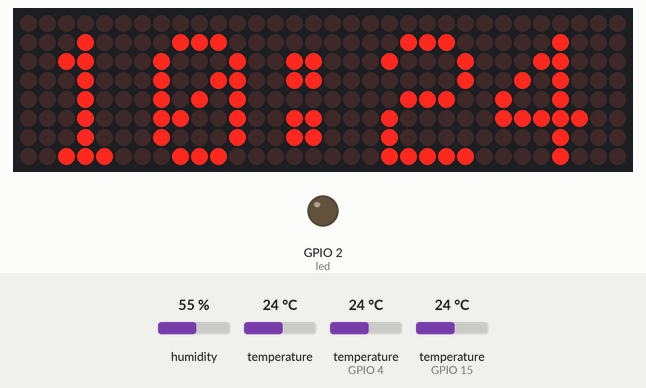
The program below on a simulated ESP32 board running MicroPython. Shown: 32×8 LED matrix, output pins drawn as LEDs (lit = HIGH). Inputs (shaded band) come from the test bench; at power-on: temperature (sensors on GPIO 4, GPIO 15) 24 °C, humidity 55 %, temperature 24 °C. The clock reads 2024-03-15 10:24:30 at power-on unless the program sets it; library files of the repository ran but are not shown: ds3231.py, max7219.py, font_6x8.py; pins used as bus, display or sensor lines are not drawn; what the program prints to the serial console is not drawn.

Above: at 4.2 s.
4.3 s: temperature (sensor on GPIO 4) set to 12 °C
At 10.2 s:
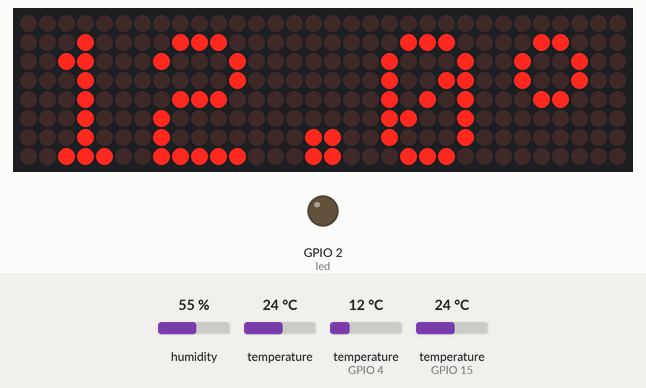
10.4 s: humidity set to 22 %
At 13.3 s:
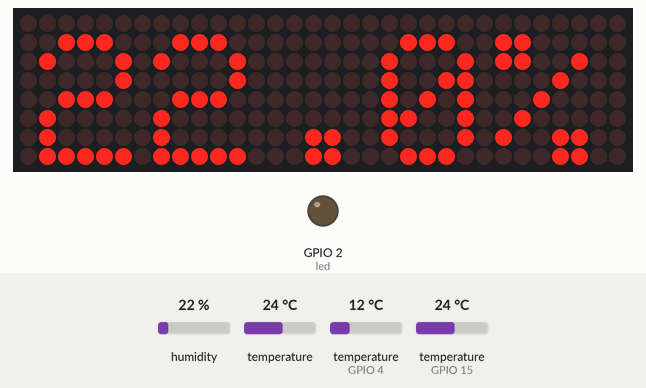
19.1 s: temperature (sensor on GPIO 4) set to 19 °C
At 24.1 s:
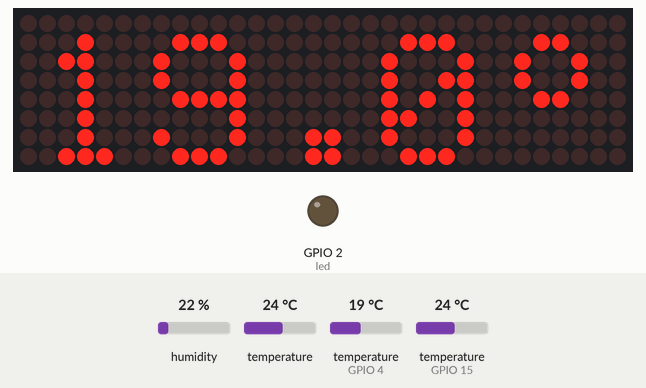
25.1 s: humidity set to 40 %
At 27.5 s:
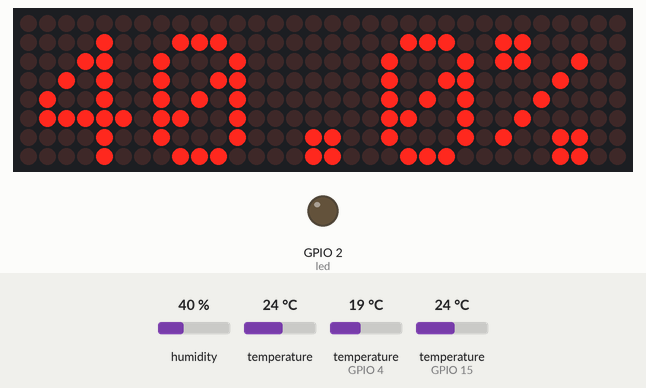
33.1 s: temperature (sensor on GPIO 4) set to 28 °C
At 38.3 s:
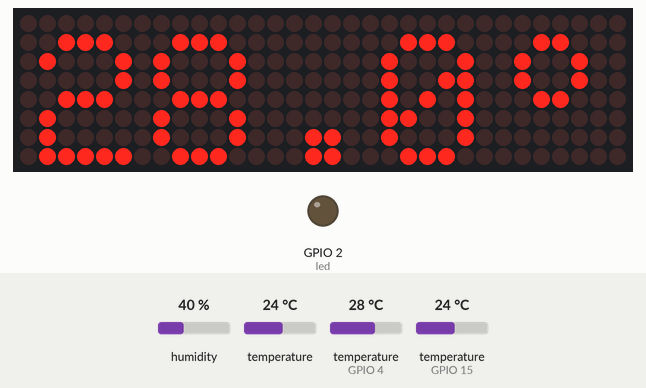
39.1 s: humidity set to 68 %
At 41.8 s:
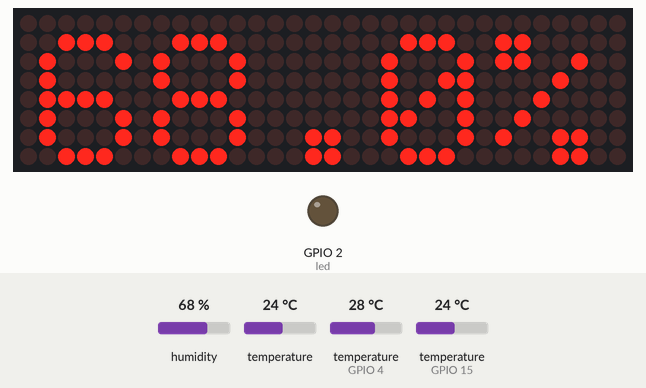
Timing chart, 0 to 43.3 s (numbered marks = the images above; inputs shaded):
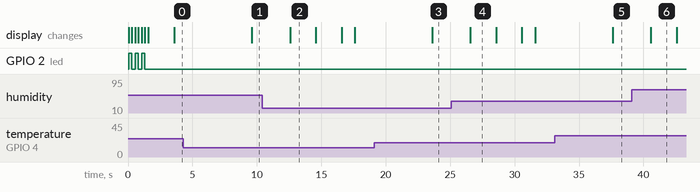

The program:

main.py
```python
# Demo clock on ESP32
import network
import socket
from machine import Pin, SPI, Timer
import time
from dht import DHT22
import onewire
import ds18x20
from ds3231 import *
import max7219
#from font_4x6 import font_4x6 as FONT
from font_6x8 import font_6x8 as FONT
import framebuf
import gc
gc.collect()

# setup Wi-Fi network
sta_if = network.WLAN(network.STA_IF)
sta_ap = network.WLAN(network.AP_IF)

"""
if False:
    # create AP
    sta_if.active(False)
    sta_ap.active(True)
    sta_ap.config(essid="esp-net", authmode=network.AUTH_WPA_WPA2_PSK, password="radio86rk")
    # IP address, netmask, gateway, DNS
    sta_ap.ifconfig(['192.168.1.1', '255.255.255.0', '192.168.1.1', '8.8.8.8'])

else:
    # connnect to AP
    sta_ap.active(False)
    sta_if.active(True)
    sta_if.connect('veonet', 'radio86rk')
    sta_if.ifconfig(['192.168.0.12', '255.255.255.0', '192.168.0.254', '192.168.0.254'])
    #sta_if.ifconfig()
"""

# DHT22 wrapper
class _DHT22_:
    def __init__(self, gpio_n):
        self.sensor = DHT22(Pin(gpio_n, Pin.IN, Pin.PULL_UP))
        self.t = 0
        self.h = 0
        self.m = True

    def run(self):
        if self.m:
            self.m = False
            self.sensor.measure() # poll DHT22 sensor
        else:
            self.m = True
            self.t = self.sensor.temperature()
            self.h = self.sensor.humidity()
            #print("DHT22: t=%f, h=%f" % (self.t, self.h))

    def get(self):
        return self.t, self.h

# DS18B22 wrapper
class _DS18B20_:
    def __init__(self, gpio_n):
        self.ow = onewire.OneWire(Pin(gpio_n)) # create a OneWire bus on pin
        self.ow.scan()  # return a list of devices on the bus
        self.ow.reset() # reset the bus
        self.ds = ds18x20.DS18X20(self.ow)
        self.t = 0
        self.m = True

    def run(self):
        if self.m:
            self.m = False
            self.roms = self.ds.scan()
            self.ds.convert_temp()
        else:
            self.m = True
            for rom in self.roms:
                self.t = self.ds.read_temp(rom)
                #print("DS18B20: t=%f" % self.t)

    def get(self):
        return self.t

# setup (h)SPI for MAX7219 with dot LED matrix
#if False:
if True:
    # hardware SPI (boudrate up to 80 MHz, real about from 1 kHz to 13.25 MHz)
    spi = SPI(1, baudrate=10000000, polarity=0, phase=0, sck=Pin(14), mosi=Pin(13), miso=Pin(12))
else:
    # software SPI bus on the given pins (baudrate from 1 kHz to 500 kHz)
    # polarity is the idle state of SCK
    # phase=0 means sample on the first edge of SCK, phase=1 means the second
    spi = SPI(-1, baudrate=500000, polarity=0, phase=0, sck=Pin(14), mosi=Pin(13), miso=Pin(12))
    #spi.init(baudrate=100000) # set the baudrate

CS = 27 # CS on D27 (GPIO-27)
NUM = 4 # number of 8x8 dot matrix blocks

display = max7219.Matrix8x8(spi, Pin(CS, Pin.OUT), NUM)
display.brightness(1) # [0..15]
display.fill(0)
display.show()

"""
# put text (4x6 font) on frame buffer
def put_text(fbuf, text, x=0, y=0):
    for uchr in text:
        sym = FONT[ord(uchr)]
        for i in range(4):
            for j in range(6):
                fbuf.pixel(x + i, y + j,
                           1 if (sym[i] & (0x20 >> j)) else 0)
        x += 4
"""

# put text (6x8 font) on frame buffer
def put_text(fbuf, text, x=0, y=0):
    for uchr in text:
        sym = FONT[ord(uchr)]
        for i in range(6):
            for j in range(8):
                fbuf.pixel(x + i, y + j,
                           1 if (sym[i] & (0x80 >> j)) else 0)
        x += 6


# DHT22 on GPIO-15
dht = _DHT22_(15)

# DS18B20 on GPIO-4
ds = _DS18B20_(4)

# RTC based on DS3231
rtc = ds3231(sclPin=Pin(22), sdaPin=Pin(21))
#rtc.set(datetime=(2017, 12, 16, 0, 23, 40, 00))

# blink blue LED 3 times
led = Pin(2, Pin.OUT) # blue LED
for i in range(3):
    led.value(1)
    display.fill(1)
    display.show()
    time.sleep_ms(250)
    led.value(0)
    display.fill(0)
    display.show()
    time.sleep_ms(250)

put_text(display, "HELLO", x=1)
display.show()
time.sleep_ms(1000)


# FSM
cnt = 0
fsm = 0
#days = ("MO", "TU", "WE", "TH", "FR", "SA", "SU")
days = ("ПОНЕД", "ВТОРН", "СРЕДА", "ЧЕТВ", "ПЯТН", "СУББ", "ВОСКР")

def tick(timer):
    global dht, ds, rtc, cnt, fsm, days
    dht.run()
    ds.run()
    rtc.get()
    rtc.temp()

    # FSM
    cnt -= 1
    if cnt > 0:
        return

    # get data from sensors
    t1, h = dht.get()
    t2 = ds.get()
    dt, t3 = rtc.all()

    """
    if fsm == 1:
        fsm = 2 # show temperature
        cnt = 3
        txt = "T=%.1f°" % t2

    elif fsm == 2:
        fsm = 3 # showh humidity
        cnt = 2
        txt = "H=%.1f%%" % h

    else: # fsm == 3
        fsm = 1 # show time
        cnt = 5
        txt = "%2s %02i:%02i" % (days[dt[3] - 1], dt[4], dt[5])
    """

    if fsm == 1:
        fsm = 2 # show temperature
        cnt = 3
        txt = "%.1f°" % t2
    elif fsm == 2:
        fsm = 3 # showh humidity
        cnt = 2
        txt = "%.1f%%" % h
    elif fsm == 3:
        fsm = 4 # show date
        cnt = 2
        txt = "%02i.%02i" % (dt[1], dt[2])
    elif fsm == 4:
        fsm = 5 # show weekday
        cnt = 1
        txt = days[dt[3] - 1]
    else: # fsm == 5
        fsm = 1 # show time
        cnt = 6
        txt = "%02i:%02i" % (dt[4], dt[5])

    display.fill(0)
    put_text(display, txt, x=1, y=0)
    display.show()
    gc.collect()


# init periodic timer
timer = Timer(-1)
timer.init(period=1000, mode=Timer.PERIODIC, callback=tick)

"""
for i in range(2):
    dht.run()
    ds.run()
    rtc.get()
    rtc.temp()
"""

"""
# TCP server socket
addr = socket.getaddrinfo('0.0.0.0', 80)[0][-1]
s = socket.socket()
s.bind(addr)
s.listen(1)

print('listening on', addr)
"""

# HTML template
html = """<!DOCTYPE html>
<html>
  <head><title>ESP32 &#043; DHT22 &#043; DS18B20 &#043; DS3231</title> </head>
  <body>
    <h1>DHT22:</h1>
    <h2>Temperature = %s &deg;C</h2>
    <h2>Humidity = %s &#037;</h2>
    <hr/>
    <h1>DS18B20:</h1>
    <h2>Temperature = %s &deg;C</h2>
    <hr/>
    <h1>DS3231:</h1>
    <h2>DateTime = %s</h2>
    <h2>Temperature = %s &deg;C</h2>
  </body>
</html>
"""

gc.collect()

"""
# Web server
while True:
    cl, addr = s.accept()
    #print('client connected from', addr)

    cl_file = cl.makefile('rwb', 0)
    while True:
        line = cl_file.readline()
        if not line or line == b'\r\n':
            break

    led.value(1)
    t1, h = dht.get()
    t2 = ds.get()
    dt, t3 = rtc.all()

    # format date and time to YYYY.MM.DD HH:MM:SS
    sdt = "%4i.%02i.%02i %02i:%02i:%02i" % \
          (dt[0], dt[1], dt[2], dt[4], dt[5], dt[6])

    response = html % (str(t1), str(h), str(t2), sdt, str(t3))
    cl.send(response)
    cl.close()

    led.value(0)
    gc.collect()
"""
```

Measured:
- after the input at 4.3 s, the display: changes after 5.3 s (image 1)
- after the input at 10.4 s, the display: changes after 2.2 s (image 2)
- after the input at 19.1 s, the display: changes after 4.5 s (image 3)
- after the input at 25.1 s, the display: changes after 1.5 s (image 4)
- after the input at 33.1 s, the display: changes after 4.5 s (image 5)
- after the input at 39.1 s, the display: changes after 1.5 s (image 6)
- what the display in image 2 shows lasts 2.0 s, from 12.6 s to 14.6 s
